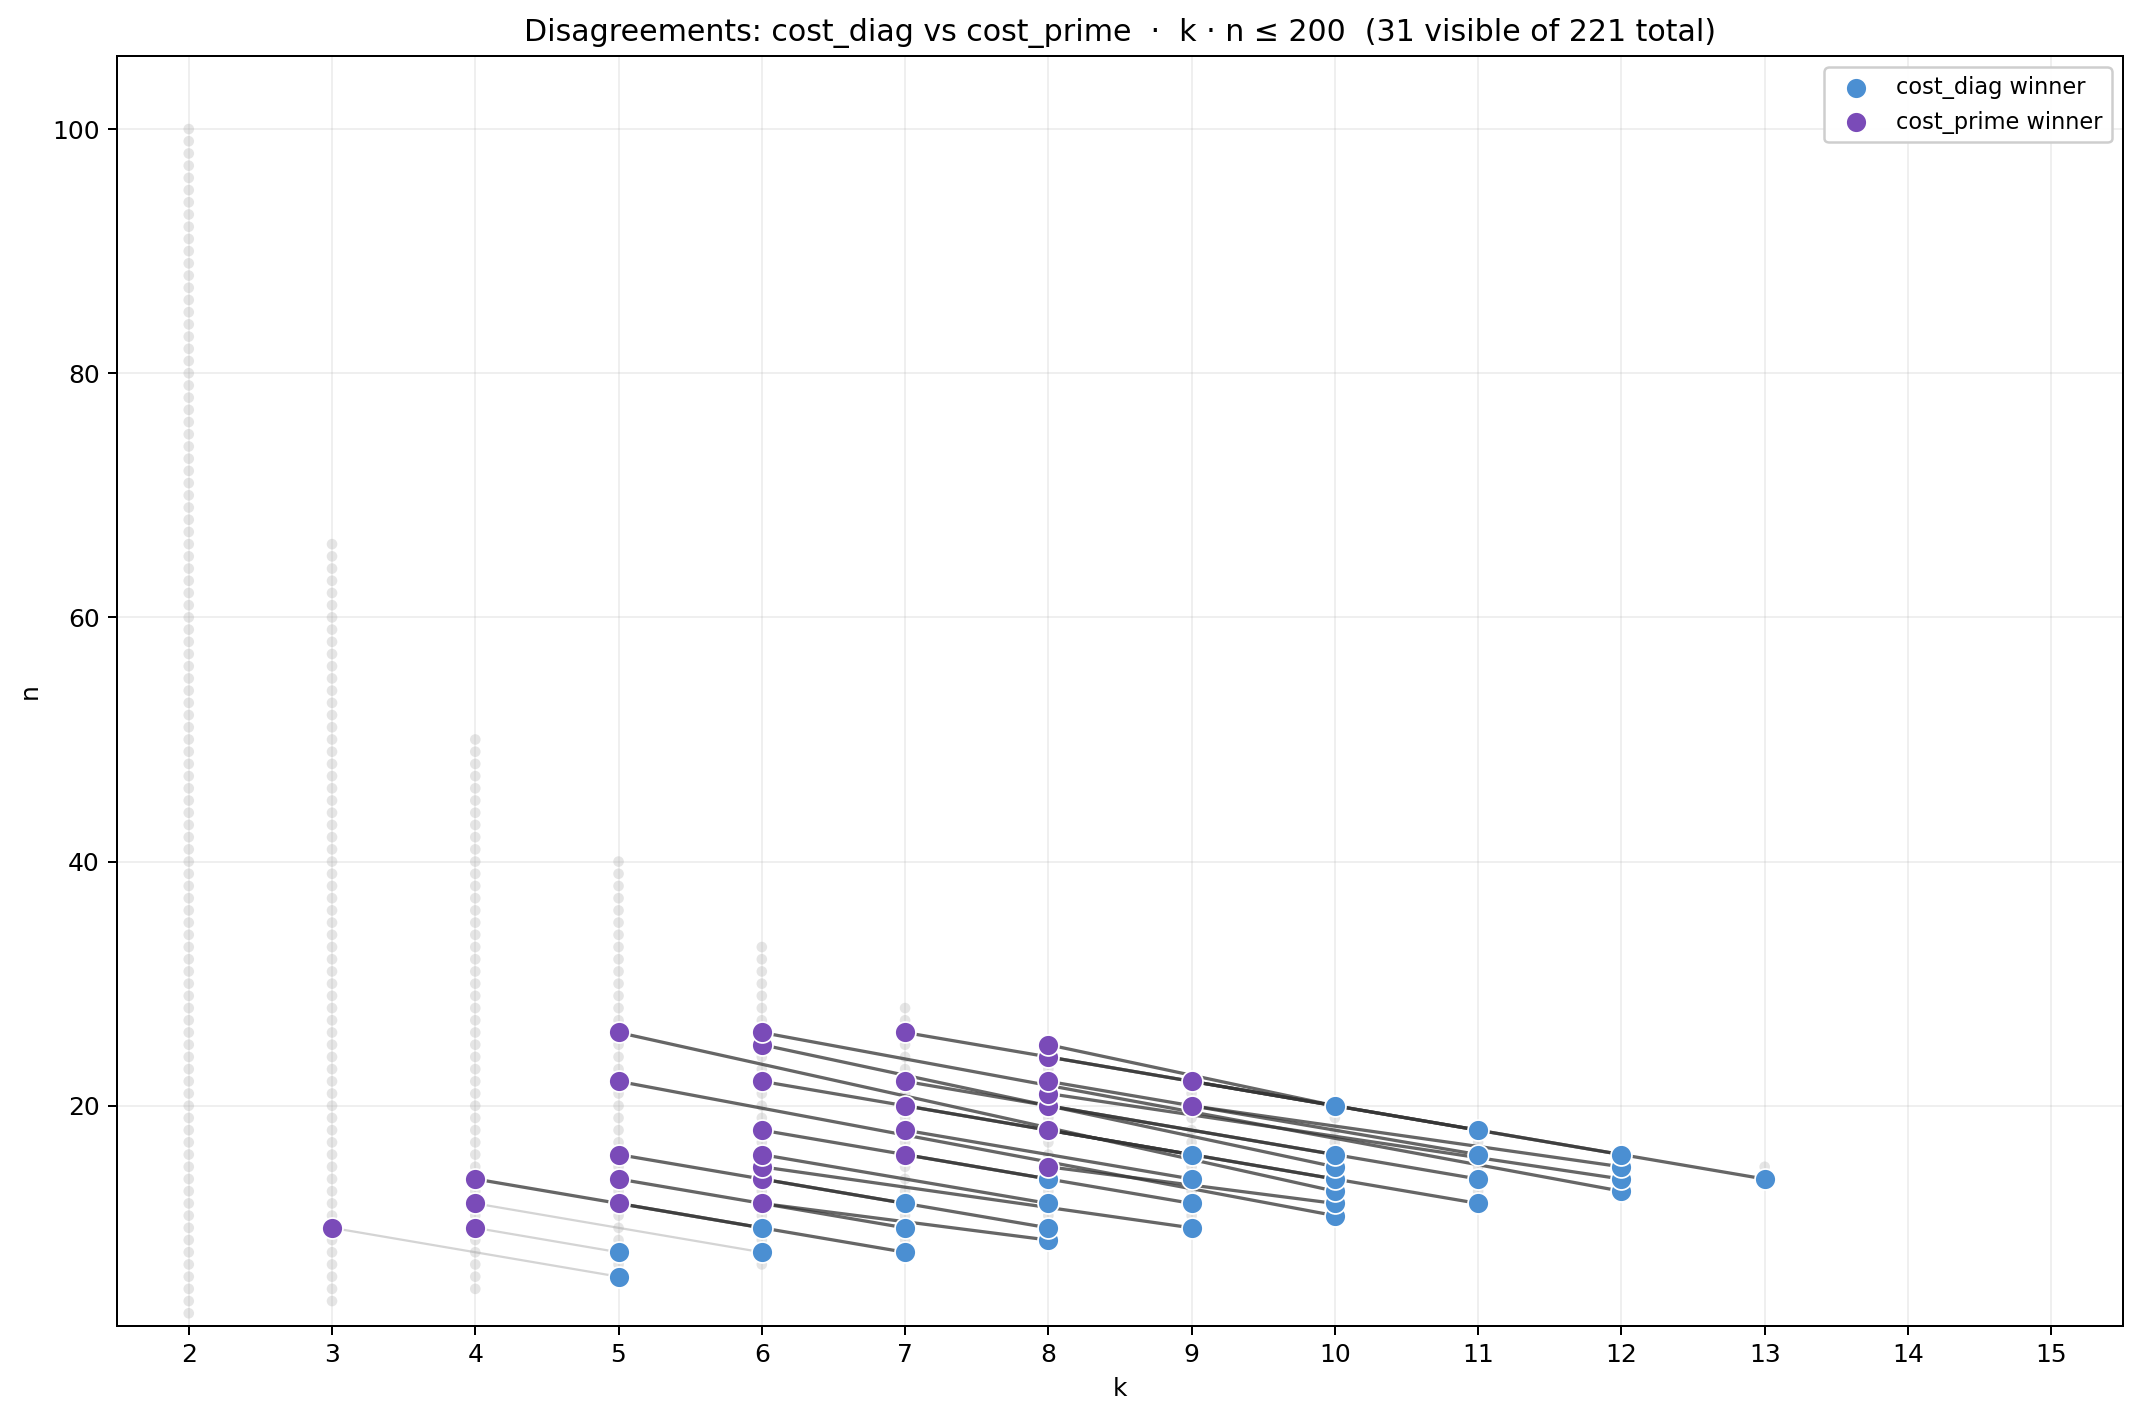

The Python source for this figure:
"""
Disagreement analysis: what are the 220 composites where cost_diag
and cost_prime pick different winners?

Loads `winners.npz` from this folder and `witnesses.npz` from
`../witness_density/`. Classifies each disagreement as tie-affected
or structural, computes the k-gap distribution, compares witness
counts on agreements vs disagreements, and renders a single-panel
figure showing the disagreements as connecting lines in the
composite lattice.

Run with `sage disagreements.py`.
"""

import collections
import numpy as np
import matplotlib.pyplot as plt

PLOT_BOUND = 200
WITNESSES_PATH = "../witness_density/witnesses.npz"
WINNERS_PATH = "winners.npz"


# --- Primes (for cost_prime distance computation) ---

def small_primes(limit):
    sieve = [True] * (limit + 1)
    sieve[0] = sieve[1] = False
    for i in range(2, int(limit ** 0.5) + 1):
        if sieve[i]:
            for j in range(i * i, limit + 1, i):
                sieve[j] = False
    return [i for i in range(limit + 1) if sieve[i]]


PRIMES = small_primes(300)


def p_k(k):
    return PRIMES[k - 1]


def cost_prime_value(k, n):
    return abs(n - p_k(k))


# --- Load substrates ---

witnesses_data = np.load(WITNESSES_PATH)
DATA_BOUND = int(witnesses_data["bound"][0])
MIN_K = int(witnesses_data["min_k"][0])

witnesses = {}
for key in witnesses_data.files:
    if key.startswith("N_"):
        N = int(key[2:])
        witnesses[N] = [(int(p[0]), int(p[1])) for p in witnesses_data[key]]

winners_data = np.load(WINNERS_PATH)
N_arr = winners_data["N"]
diag_win = winners_data["cost_diag_winners"]
prime_win = winners_data["cost_prime_winners"]


# --- Identify and classify disagreements ---

disagreements = []   # (N, diag_pair, prime_pair, is_tied)
agreements = []      # N

for i, N_val in enumerate(N_arr):
    N = int(N_val)
    d = (int(diag_win[i][0]), int(diag_win[i][1]))
    p = (int(prime_win[i][0]), int(prime_win[i][1]))
    if d != p:
        # Tie-affected if there exists any witness other than the
        # prime winner with the same cost_prime distance.
        prime_min_dist = cost_prime_value(p[0], p[1])
        n_at_min = sum(
            1 for w in witnesses[N]
            if cost_prime_value(w[0], w[1]) == prime_min_dist
        )
        is_tied = n_at_min > 1
        disagreements.append((N, d, p, is_tied))
    else:
        agreements.append(N)

total = len(N_arr)
n_dis = len(disagreements)
n_tied = sum(1 for x in disagreements if x[3])
n_structural = n_dis - n_tied


print("Disagreement analysis")
print("=" * 60)
print("Total composites in substrate:        %4d" % total)
print("Disagreements (cost_diag != cost_prime): %3d  (%.2f%%)"
      % (n_dis, 100 * n_dis / total))
print("  Tie-affected:  %3d  (%.1f%% of disagreements)"
      % (n_tied, 100 * n_tied / n_dis))
print("  Structural:    %3d  (%.1f%% of disagreements)"
      % (n_structural, 100 * n_structural / n_dis))
print()


# --- k-gap distribution: diag_k - prime_k ---

k_gaps = [d[0] - p[0] for (_, d, p, _) in disagreements]
counter = collections.Counter(k_gaps)
print("k-gap (diag_k - prime_k) distribution:")
for gap in sorted(counter.keys()):
    bar = "#" * (counter[gap] // 2)
    sign = "+" if gap > 0 else " " if gap == 0 else "-"
    print("  gap = %s%d: %3d  %s" % (sign, abs(gap), counter[gap], bar))
print("  (positive gap = prime picks smaller k than diag)")
print()


# --- Witness count comparison ---

agree_counts = [len(witnesses[N]) for N in agreements]
dis_counts = [len(witnesses[N]) for (N, _, _, _) in disagreements]

print("Witness count statistics (testing 'disagreements concentrate on highly composite N'):")
print("  Agreements:    mean witnesses = %.2f, max = %d, count(witnesses=1) = %d"
      % (np.mean(agree_counts), max(agree_counts),
         sum(1 for c in agree_counts if c == 1)))
print("  Disagreements: mean witnesses = %.2f, max = %d, count(witnesses=1) = %d"
      % (np.mean(dis_counts), max(dis_counts),
         sum(1 for c in dis_counts if c == 1)))
print()


# --- Distribution by N range ---

ranges = [(4, 100), (101, 500), (501, 1000)]
print("Disagreement rate by N range:")
for lo, hi in ranges:
    in_range = [int(N) for N in N_arr if lo <= int(N) <= hi]
    dis_in_range = [d for d in disagreements if lo <= d[0] <= hi]
    rate = len(dis_in_range) / len(in_range) if in_range else 0
    print("  N in [%4d, %4d]:  %3d / %3d  = %5.1f%%"
          % (lo, hi, len(dis_in_range), len(in_range), 100 * rate))
print()


# --- Sample disagreements for manual inspection ---

print("First 10 structural disagreements (non-tied):")
print("  %4s   %-12s   %-12s   %-12s   %-12s"
      % ("N", "diag_winner", "prime_winner", "diag_dist", "prime_dist"))
shown = 0
for (N, d, p, is_tied) in disagreements:
    if is_tied:
        continue
    d_dist = cost_prime_value(d[0], d[1])
    p_dist = cost_prime_value(p[0], p[1])
    print("  %4d   (%2d, %3d)      (%2d, %3d)      %3d           %3d"
          % (N, d[0], d[1], p[0], p[1], d_dist, p_dist))
    shown += 1
    if shown >= 10:
        break
print()


# --- Render: single-panel disagreement plot ---

# Visible lattice up to PLOT_BOUND.
k_max_vis = int(PLOT_BOUND ** 0.5) + 1
visible_lattice = []
for k in range(MIN_K, k_max_vis + 1):
    for n in range(k + 1, PLOT_BOUND // k + 1):
        if k * n <= PLOT_BOUND:
            visible_lattice.append((k, n))

vis_xs = [p[0] for p in visible_lattice]
vis_ys = [p[1] for p in visible_lattice]
y_max = max(vis_ys) + 6


fig, ax = plt.subplots(figsize=(12, 8))

# Faint gray lattice background.
ax.scatter(vis_xs, vis_ys, s=18, c="#cccccc", edgecolors="none",
           alpha=0.5, zorder=1)

DIAG_COLOR = "#4b8fd2"
PRIME_COLOR = "#7a4bb8"

# Disagreements visible in the plot range.
visible_dis = [(N, d, p, t) for (N, d, p, t) in disagreements
               if N <= PLOT_BOUND]

# Draw structural disagreements first (darker), then tied (lighter).
for (N, d, p, is_tied) in visible_dis:
    if is_tied:
        line_color = "#aaaaaa"
        line_alpha = 0.5
        line_width = 0.9
    else:
        line_color = "#333333"
        line_alpha = 0.75
        line_width = 1.3
    ax.plot([d[0], p[0]], [d[1], p[1]],
            color=line_color, linewidth=line_width, alpha=line_alpha,
            zorder=2)

# Endpoints: cost_diag winners and cost_prime winners. Plot all
# diag winners then all prime winners so the legend is clean.
diag_xs = [d[0] for (_, d, _, _) in visible_dis]
diag_ys = [d[1] for (_, d, _, _) in visible_dis]
ax.scatter(diag_xs, diag_ys, s=70, c=DIAG_COLOR,
           edgecolors="white", linewidths=0.7, zorder=3,
           label="cost_diag winner")

prime_xs = [p[0] for (_, _, p, _) in visible_dis]
prime_ys = [p[1] for (_, _, p, _) in visible_dis]
ax.scatter(prime_xs, prime_ys, s=70, c=PRIME_COLOR,
           edgecolors="white", linewidths=0.7, zorder=4,
           label="cost_prime winner")

ax.set_xlim(MIN_K - 0.5, k_max_vis + 0.5)
ax.set_ylim(MIN_K, y_max)
ax.set_xticks(range(MIN_K, k_max_vis + 1))
ax.set_xlabel("k")
ax.set_ylabel("n")
ax.set_title(
    "Disagreements: cost_diag vs cost_prime  ·  k · n ≤ %d  "
    "(%d visible of %d total)"
    % (PLOT_BOUND, len(visible_dis), n_dis)
)
ax.legend(loc="upper right", fontsize=9, framealpha=0.95)
ax.grid(True, alpha=0.2)

plt.tight_layout()
plt.savefig("disagreements.png", dpi=180, bbox_inches="tight")
print("wrote disagreements.png")
